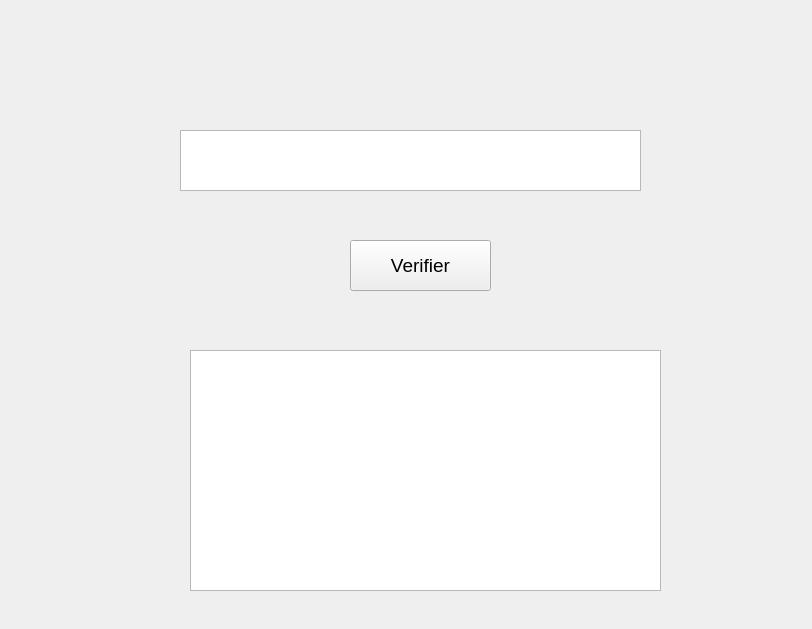
<?xml version="1.0" encoding="UTF-8"?>
<ui version="4.0">
 <class>Form</class>
 <widget class="QWidget" name="Form">
  <property name="geometry">
   <rect>
    <x>0</x>
    <y>0</y>
    <width>812</width>
    <height>629</height>
   </rect>
  </property>
  <property name="windowTitle">
   <string>Form</string>
  </property>
  <widget class="QTextEdit" name="edit">
   <property name="geometry">
    <rect>
     <x>180</x>
     <y>130</y>
     <width>461</width>
     <height>61</height>
    </rect>
   </property>
   <property name="font">
    <font>
     <pointsize>14</pointsize>
    </font>
   </property>
  </widget>
  <widget class="QPushButton" name="verifier">
   <property name="geometry">
    <rect>
     <x>350</x>
     <y>240</y>
     <width>141</width>
     <height>51</height>
    </rect>
   </property>
   <property name="font">
    <font>
     <pointsize>14</pointsize>
    </font>
   </property>
   <property name="text">
    <string>Verifier</string>
   </property>
  </widget>
  <widget class="QListWidget" name="list">
   <property name="geometry">
    <rect>
     <x>190</x>
     <y>350</y>
     <width>471</width>
     <height>241</height>
    </rect>
   </property>
  </widget>
 </widget>
 <resources/>
 <connections/>
</ui>
